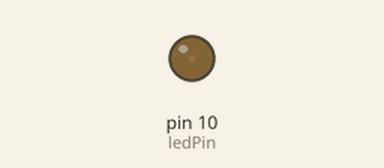
Simulated run of this sketch. Board: Arduino Uno, built with avr-gcc and run on an emulated ATmega328P. Parts: output pins drawn as LEDs (lit = HIGH).

Above: at 0.05 s.
At 1.3 s:
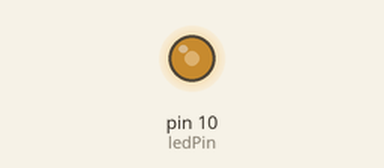
At 2.25 s:
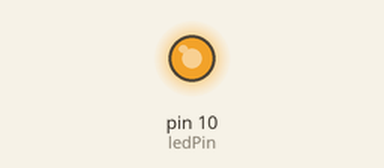
At 4.5 s:
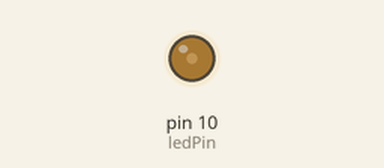
Timing chart, 0 to 6.7 s (numbered marks = the images above):
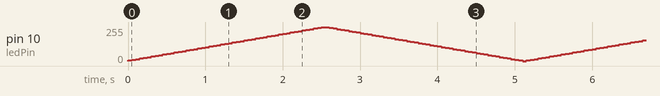

The sketch:

02.Fade-LED.ino
```cpp
int ledPin = 10;

void setup() {
  pinMode(ledPin, OUTPUT);
}

void loop() {
  for(int fadeVal=5; fadeVal<=255; fadeVal +=5){
    analogWrite(ledPin, fadeVal);
    delay(50);
  }
  for(int fadeVal=255; fadeVal>=0; fadeVal -=5){
    analogWrite(ledPin, fadeVal);
    delay(50);
  }
}
```
